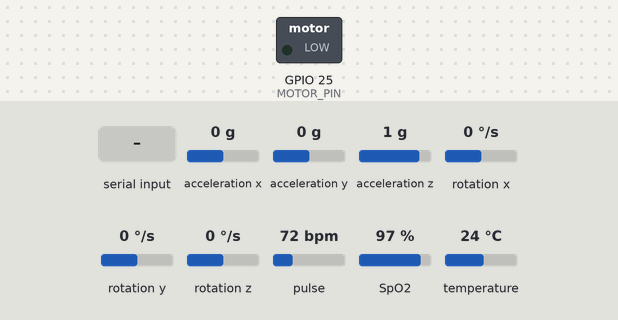
Simulated run of this sketch. Board: ESP32. On the bench: switched loads named in the sketch (green lamp = pin HIGH). The inputs (shaded band) are chosen by the test bench; at power-on: pulse 72 bpm, acceleration x 0 g, acceleration y 0 g, acceleration z 1 g, rotation x 0 °/s, rotation y 0 °/s, rotation z 0 °/s, SpO2 97 %, temperature 24 °C. What the sketch prints to the serial monitor is not drawn.

Above: at 5.2 s.
5.3 s: "BUZZ\n" received over Serial
At 6.7 s:
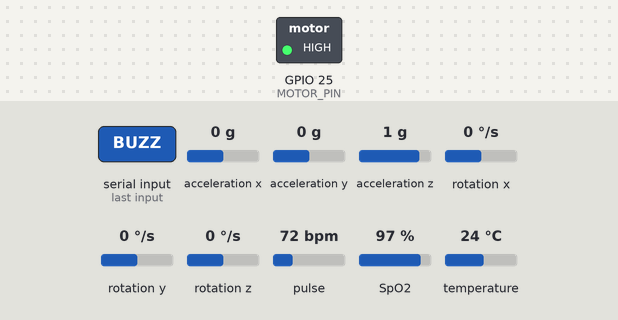
11.6 s: pulse set to 98 bpm
13.1 s: pulse set to 102 bpm
Timing chart, 0 to 16.1 s (numbered marks = the images above; inputs shaded):
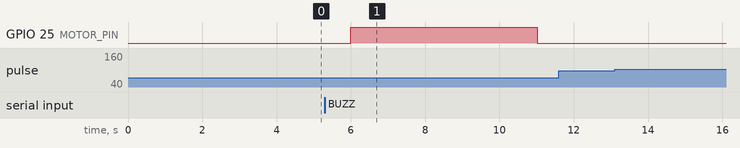

Measured:
- after the input at 5.3 s, GPIO 25 (MOTOR_PIN): LOW → HIGH after 0.70 s, → LOW 5.0 s later
- after the input at 11.6 s, every drawn part: stays the same
- after the input at 13.1 s, every drawn part: stays the same

The sketch:

wristband.ino
```cpp
// Wristband firmware: ESP32 + MAX30102 (heart rate, SpO2) + MPU6050 (accelerometer) + vibration motor.
// Sends one JSON line per second over USB serial:  {"hr":72.0,"spo2":98.0,"acc":[50 values]}
// and vibrates when it receives the line BUZZ.  NOT yet run on hardware: check pins and sensor libraries first.
// Libraries (Arduino Library Manager): "SparkFun MAX3010x Pulse and Proximity Sensor Library", "Adafruit MPU6050".
#include <Wire.h>
#include "MAX30105.h"
#include "heartRate.h"
#include "spo2_algorithm.h"
#include <Adafruit_MPU6050.h>

const int MOTOR_PIN = 25;               // vibration motor through a transistor, never straight from the pin
MAX30105 ppg;
Adafruit_MPU6050 imu;
const int N_IMU = 50;                   // 50 Hz
float accMag[N_IMU];
uint32_t irBuf[100], redBuf[100];       // 4 s of PPG at 25 Hz for the SpO2 routine
int32_t spo2 = 98, hrAlgo = 70; int8_t spo2Ok, hrOk;
unsigned long buzzUntil = 0;

void setup() {
  Serial.begin(115200);
  pinMode(MOTOR_PIN, OUTPUT);
  Wire.begin(21, 22);                   // SDA 21, SCL 22
  if (!ppg.begin(Wire, I2C_SPEED_FAST)) { Serial.println("{\"error\":\"MAX30102 not found\"}"); while (1); }
  ppg.setup(60, 4, 2, 100, 411, 4096);  // LED brightness, averaging, red+IR, 100 samples/s, pulse width, ADC range
  if (!imu.begin()) { Serial.println("{\"error\":\"MPU6050 not found\"}"); while (1); }
  imu.setAccelerometerRange(MPU6050_RANGE_4_G);
  for (int i = 0; i < 100; i++) { while (!ppg.available()) ppg.check(); redBuf[i] = ppg.getRed(); irBuf[i] = ppg.getIR(); ppg.nextSample(); }
}

void loop() {
  unsigned long t0 = millis();
  for (int i = 0; i < N_IMU; i++) {                       // one second of accelerometer at 50 Hz
    sensors_event_t a, g, tmp; imu.getEvent(&a, &g, &tmp);
    accMag[i] = sqrt(a.acceleration.x * a.acceleration.x + a.acceleration.y * a.acceleration.y + a.acceleration.z * a.acceleration.z) / 9.81f;
    while (Serial.available()) { String c = Serial.readStringUntil('\n'); c.trim(); if (c == "BUZZ") buzzUntil = millis() + 5000; }
    digitalWrite(MOTOR_PIN, millis() < buzzUntil ? HIGH : LOW);
    delay(20);
  }
  for (int i = 25; i < 100; i++) { redBuf[i - 25] = redBuf[i]; irBuf[i - 25] = irBuf[i]; }   // slide window by 1 s
  for (int i = 75; i < 100; i++) { while (!ppg.available()) ppg.check(); redBuf[i] = ppg.getRed(); irBuf[i] = ppg.getIR(); ppg.nextSample(); }
  maxim_heart_rate_and_oxygen_saturation(irBuf, 100, redBuf, &spo2, &spo2Ok, &hrAlgo, &hrOk);
  Serial.print("{\"hr\":"); Serial.print(hrOk ? hrAlgo : 0); Serial.print(",\"spo2\":"); Serial.print(spo2Ok ? spo2 : 0); Serial.print(",\"acc\":[");
  for (int i = 0; i < N_IMU; i++) { Serial.print(accMag[i], 3); if (i < N_IMU - 1) Serial.print(","); }
  Serial.println("]}");
}
```
